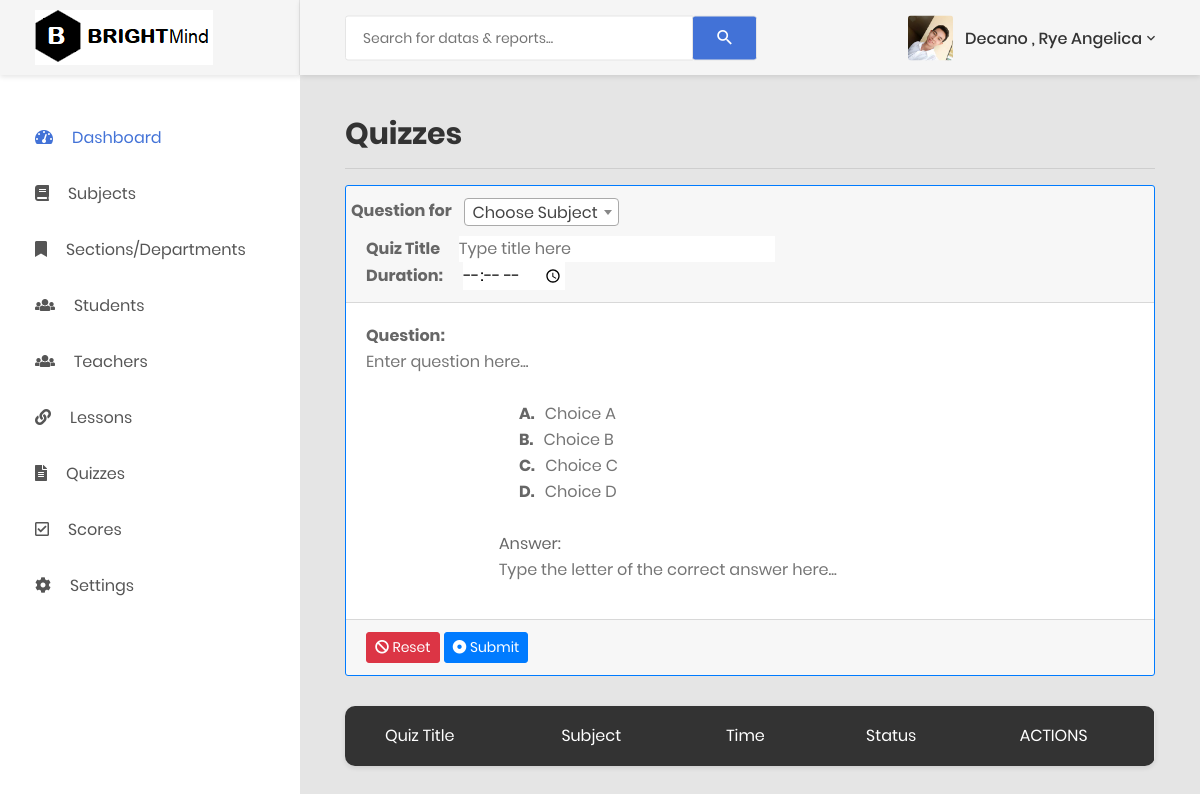
The app's page /adminquizzes.php (signed in), older data.
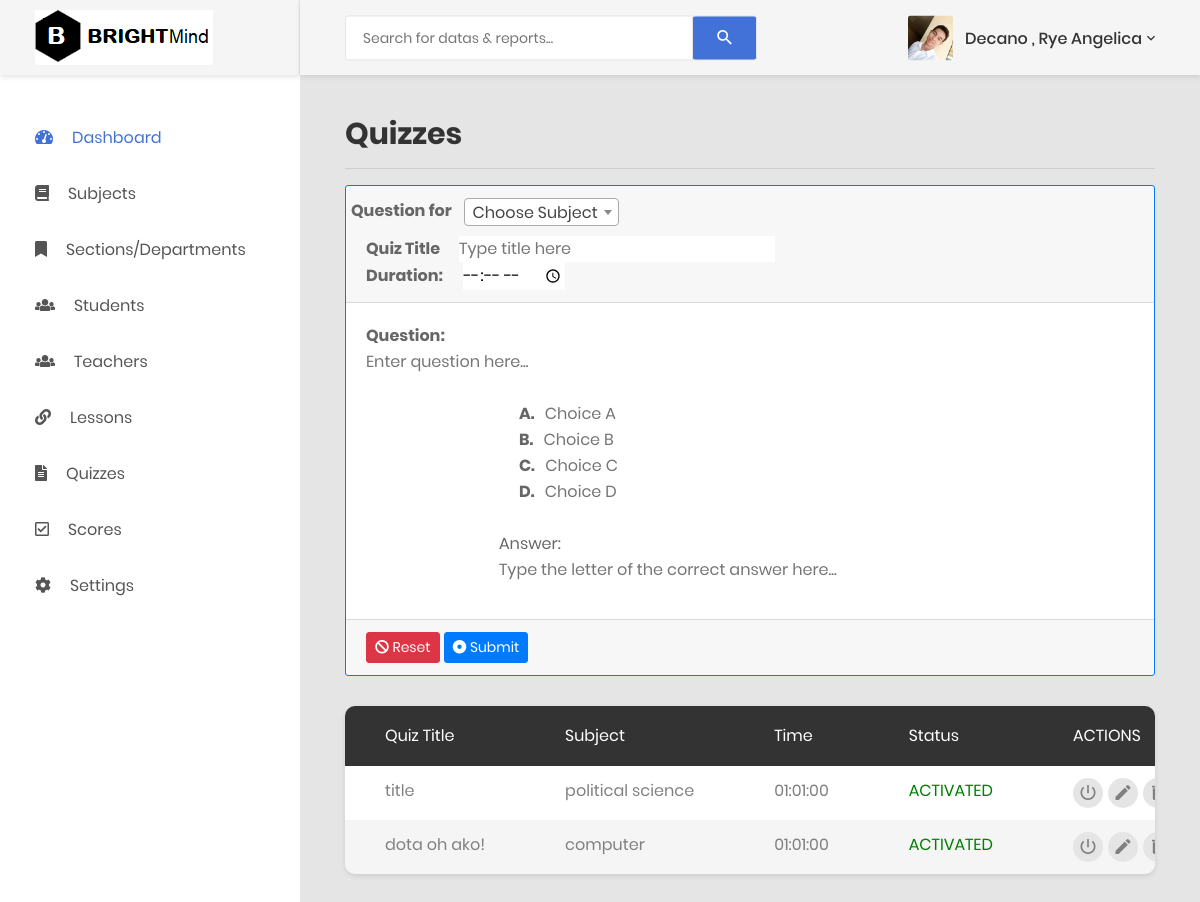
The same page, newer data.
### tables this page shows
CREATE TABLE `teacherstbl` (
  `teachersid` int(10) NOT NULL,
  `email` varchar(100) NOT NULL,
  `password` varchar(100) NOT NULL,
  `fname` varchar(100) NOT NULL,
  `lname` varchar(100) NOT NULL,
  `mname` varchar(100) NOT NULL,
  `deptid` int(10) NOT NULL
);

CREATE TABLE `quiztbl` (
  `quizid` int(10) NOT NULL,
  `quizname` varchar(100) NOT NULL,
  `subjectid` int(10) NOT NULL,
  `questionid` int(10) NOT NULL,
  `optionsid` int(10) NOT NULL,
  `answerid` int(10) NOT NULL,
  `duration` time NOT NULL,
  `status` varchar(100) NOT NULL
);

### adminsession.php (called while the page is built, shortened)
<?php
include('connection.php');
     @$userprofile=@$_SESSION['email'];
     $ASK=" SELECT * FROM `teacherstbl` WHERE email='$userprofile' ";
     $INFO=mysqli_query($con, $ASK);
     $result=mysqli_fetch_assoc($INFO);
     if($userprofile == true){
        $lname=$result['lname'];
        $fname=$result['fname'];
     }
?>

### adminquizzes.php (the view, shortened to what this page needs)
<?php
include('connection.php');
include('adminsession.php');
?>
<!DOCTYPE html>
<php lang="en">
<head>
    <link href="css/font-face.css" rel="stylesheet" media="all">
    <link href="vendor/font-awesome-4.7/css/font-awesome.min.css" rel="stylesheet" media="all">
    <link href="vendor/font-awesome-5/css/fontawesome-all.min.css" rel="stylesheet" media="all">
    <link href="vendor/mdi-font/css/material-design-iconic-font.min.css" rel="stylesheet" media="all">
    <link href="vendor/bootstrap-4.1/bootstrap.min.css" rel="stylesheet" media="all">
    <link href="vendor/animsition/animsition.min.css" rel="stylesheet" media="all">
    <link href="vendor/bootstrap-progressbar/bootstrap-progressbar-3.3.4.min.css" rel="stylesheet" media="all">
    <link href="vendor/wow/animate.css" rel="stylesheet" media="all">
    <link href="vendor/css-hamburgers/hamburgers.min.css" rel="stylesheet" media="all">
    <link href="vendor/slick/slick.css" rel="stylesheet" media="all">
    <link href="vendor/select2/select2.min.css" rel="stylesheet" media="all">
    <link href="vendor/perfect-scrollbar/perfect-scrollbar.css" rel="stylesheet" media="all">
    <link href="css/theme.css" rel="stylesheet" media="all">
</head>
<body class="animsition">
    <div class="page-wrapper">
        <?php include("adminheadermobileandsidebar.php"); ?>
        <div class="page-container">
            <?php include("adminheader.php"); ?>
            <div class="main-content">
                <div class="section__content section__content--p30">
                    <div class="container-fluid">
                            <div>
                                <h2>Quizzes</h2><hr/>
                            </div>
                        <div class="row">
                             <div class="col-md-12">
                                <div class="card border border-primary">
                                    <div class="card-header">
                                        <form method="POST" action="process2.php">
                                        <div class="row">
                                        <strong class="card-title">Question for </strong>  &nbsp &nbsp
                                        </div>
                                        <strong>Quiz Title </strong>  &nbsp &nbsp
                                        <input type="text" name="qtitle" placeholder="Type title here" required>
                                        <br>
                                        <strong>Duration:</strong> &nbsp &nbsp <input type="time" name="time" required>
                                    </div>
                                    <div class="card-body">
                                        <strong>Question: &nbsp</strong><br>
                                        <p class="card-text"><input type="text" name="question" placeholder="Enter question here..." style="width:100%" required>
                                        </p>
                                        <br/>
                                        <div class="row form-group">
                                                <div class="col col-md-2">
                                                </div>
                                                <div class="col col-md-8">
                                                    <div class="form-check">
                                                        <strong>A. &nbsp</strong>
                                                        <input type="text" name="optiona" placeholder="Choice A" style="width:50%" required>
                                                        <br><strong>B. &nbsp</strong>
                                                        <input type="text" name="optionb" placeholder="Choice B" style="width:50%" required>
                                                        <br><strong>C. &nbsp</strong>
                                                        <input type="text" name="optionc" placeholder="Choice C" style="width:50%" required>
                                                        <br><strong>D. &nbsp</strong>
                                                        <input type="text" name="optiond" placeholder="Choice D" style="width:50%" required>
                                                    </div>
                                                    <br>
                                                  Answer: <input type="text" name="answer" maxlength="1" style="width: 100%" placeholder="Type the letter of the correct answer here... " required>
                                                </div>
                                        </div>
                                    </div>
                                    <div class="card-footer">
                                        <button type="reset" class="btn btn-danger btn-sm">
                                            <i class="fa fa-ban"></i> Reset
                                        </button>
                                        <button type="submit" class="btn btn-primary btn-sm" name="submitquiz">
                                            <i class="fa fa-dot-circle-o"></i> Submit
                                        </button>
                                    </div>
                                </div>
                            </div>
                            <div class="col-md-12">
                                <div class="table-responsive table--no-card m-b-30">
                                    <table class="table table-borderless table-striped table-earning">
                                        <thead>
                                            <tr>
                                                <th>Quiz Title</th>
                                                <th>Subject</th>
                                                <th>Time</th>
                                                <th>Status</th>
                                                <th>ACTIONS</th>
                                            </tr>
                                        </thead>
                                        <tbody>
                                            <?php
                                                $sql="select quizid, quizname, (SELECT subjectname from subjecttbl WHERE subjectid=quiztbl.subjectid) AS subject, duration, status from quiztbl";
                                                $result=mysqli_query($con, $sql);
                                                while($row=mysqli_fetch_array($result)){
                                            ?>
                                            <tr>
                                                <td><?php echo $row['quizname']; ?></td>
                                                <td><?php echo $row['subject']; ?></td>
                                                <td><?php echo $row['duration']; ?></td>
                                                <?php
                                                $stat="";
                                                if($row['status']=="ACTIVATED"){
                                                    echo '<td style="color: green;">';
                                                    $stat="Deactivate";
                                                }else{
                                                    echo '<td style="color: red;">';
                                                    $stat="Activate";
                                                }
                                                ?>
                                                <?php echo $row['status']; ?>
                                                </td>
                                                <td>
                                                    <div class="table-data-feature">
                                                        <button onclick="setmodalid(<?php echo $row['quizid']; ?>)" class="item" data-toggle="modal" data-placement="top" title="<?php echo $stat; ?>" type="button" data-target="#modalbox">
                                                            <i class="zmdi zmdi-power"></i>
                                                        </button>
                                                        <button type="button" onclick="editstudent(<?php echo $row['quizid']; ?>)" class="item" data-placement="top" title="Edit"  data-toggle="modal" data-target="#modalbox">
                                                            <i class="zmdi zmdi-edit"></i>
                                                        </button>
                                                        <a href="<?php echo "process2.php?deletestudent=1&id=".$row['quizid'] ?>">
                                                        <button class="item" data-toggle="tooltip" data-placement="top" title="Delete">
                                                            <i class="zmdi zmdi-delete"></i>
                                                        </button></a>
                                                    </div>
                                                </td>
                                            </tr>
                                           <?php } ?>
                                        </tbody>
                                    </table>
                                </div>
                            </div>
                        </div>
                    </div>
                </div>
            </div>
        </div>
    </div>
</body>
</php>

### adminheadermobileandsidebar.php (shortened to what this page needs)
<aside class="menu-sidebar d-none d-lg-block">
    <div class="logo">
        <a href="#">
            <img src="images/icon/logo.png" alt="Cool Admin" />
        </a>
    </div>
    <div class="menu-sidebar__content js-scrollbar1">
        <nav class="navbar-sidebar">
            <ul class="list-unstyled navbar__list">
                <li class="active has-sub">
                    <a class="js-arrow" href="adminindex.php">
                        <i class="fas fa-tachometer-alt"></i>Dashboard</a>
                </li>
                <li>
                    <a href="adminsubjects.php">
                        <i class="fas fa-book"></i>Subjects</a>
                </li>
                <li>
                    <a href="adminsections.php">
                        <i class="fas  fa-bookmark"></i>Sections/Departments</a>
                </li>
                <li>
                    <a href="adminstudents.php">
                        <i class="fas fa-group"></i>Students</a>
                </li>
                <li>
                    <a href="adminteachers.php">
                        <i class="fas fa-group"></i>Teachers</a>
                </li>
                <li>
                    <a href="adminlessons.php">
                        <i class="fas fa-link"></i>Lessons</a>
                </li>
                <li>
                    <a href="adminquizzes.php">
                        <i class="fas fa-file-text"></i>Quizzes</a>
                </li>
                <li>
                    <a href="adminscores.php">
                        <i class="far fa-check-square"></i>Scores</a>
                </li>
                <li>
                    <a href="adminsettings.php">
                        <i class="fas fa-gear"></i>Settings</a>
                </li>
            </ul>
        </nav>
    </div>
</aside>

### adminheader.php (shortened to what this page needs)
<?php
include('connection.php');
include('adminsession.php');
?>
            <header class="header-desktop">
                <div class="section__content section__content--p30">
                    <div class="container-fluid">
                        <div class="header-wrap">
                            <form class="form-header" action="" method="POST">
                                <input class="au-input au-input--xl" type="text" name="search" placeholder="Search for datas &amp; reports..." />
                                <button class="au-btn--submit" type="submit">
                                    <i class="zmdi zmdi-search"></i>
                                </button>
                            </form>
                            <div class="header-button">
                                <div class="account-wrap">
                                    <div class="account-item clearfix js-item-menu">
                                        <div class="image">
                                            <img src="images/icon/avatar-dan.jpg" alt="profile" />
                                        </div>
                                        <div class="content">
                                            <a class="js-acc-btn" href="#"><?php echo $lname." , ".$fname?></a>
                                        </div>
                                    </div>
                                </div>
                            </div>
                        </div>
                    </div>
                </div>
            </header>

Row changes from the older to the newer data that the page shows:
added quiztbl: quizname "title", subject "political science", duration "01:01:00", status "ACTIVATED"
added quiztbl: quizname "dota oh ako!", subject "computer", duration "01:01:00", status "ACTIVATED"
